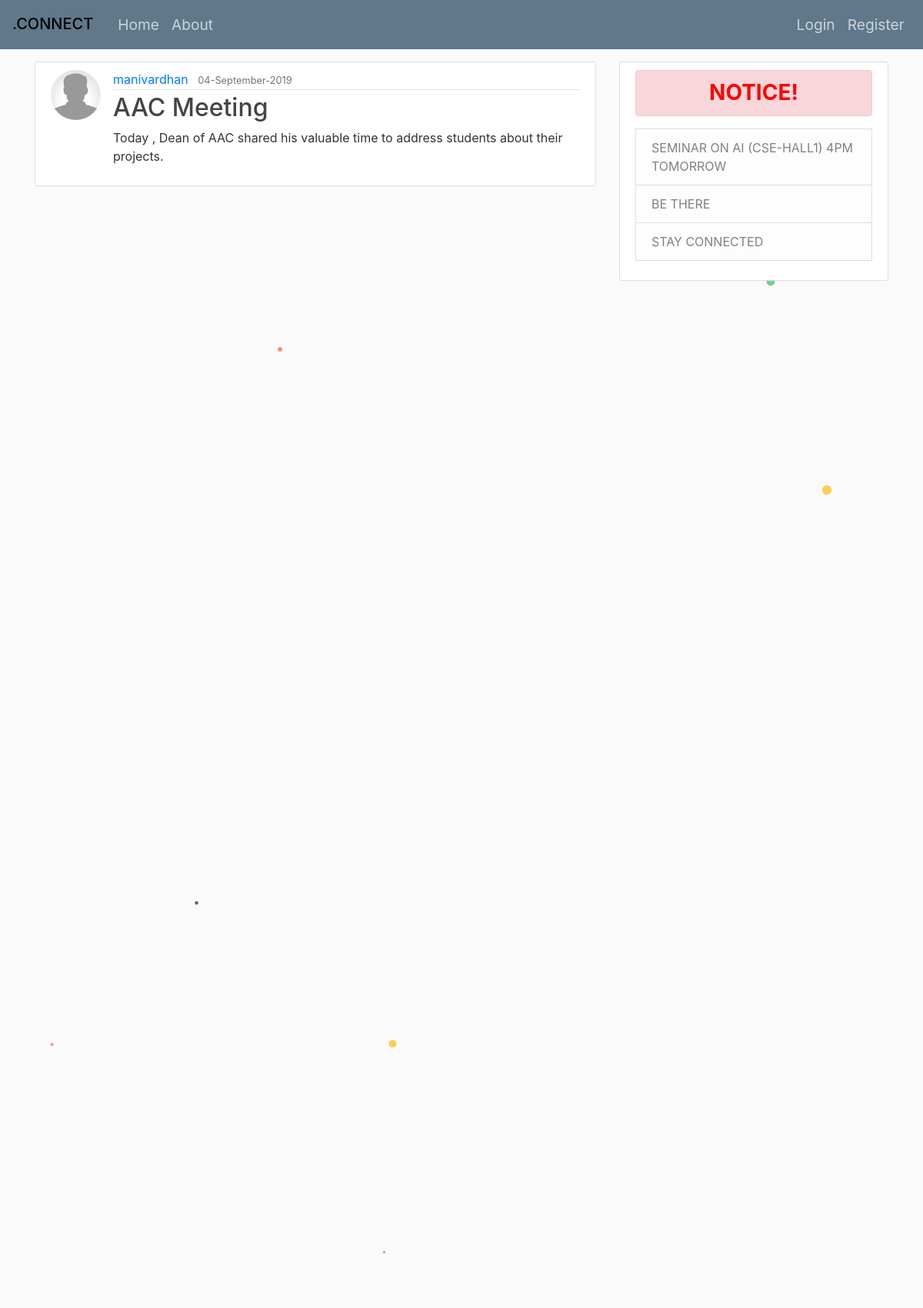
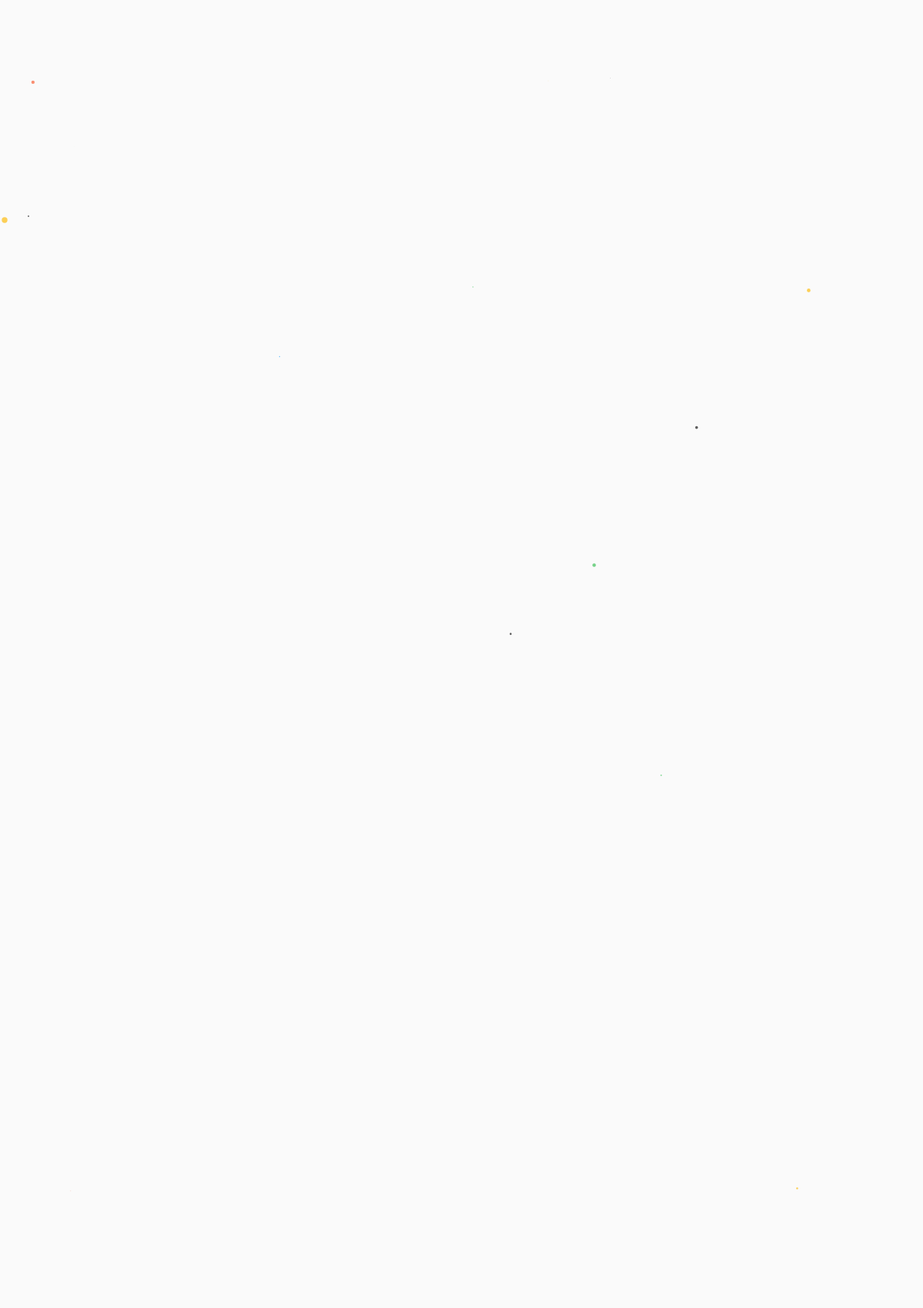
Page /post/6/ (upper part) on the committed database (2 pictures, top to bottom).
### blog/models.py (models this page shows, shortened)
class Post(models.Model):
	title = models.CharField(max_length=100)
	content = models.TextField()
	date_posted = models.DateTimeField(default=timezone.now)
	author = models.ForeignKey(User,on_delete=models.CASCADE)

### users/models.py (models this page shows, shortened)
class Profile(models.Model):
	user = models.OneToOneField(User,on_delete=models.CASCADE)
	image = models.ImageField(default='default.jpg',upload_to='profile_pics')

### blog/views.py (the view)
# urls.py: path('post/<int:pk>/', PostDetailView.as_view(),name='post-detail'),
class PostDetailView(DetailView):
	model = Post

### blog/templates/blog/post_detail.html (shortened to what this page needs)
{% extends "blog/base.html" %}
{% block content %}
	<article class="media content-section">
		<img class="rounded-circle article-img" src="{{ object.author.profile.image.url }}" >
		  <div class="media-body">
		    <div class="article-metadata">
		      <a class="mr-2" href="{% url 'user-posts' object.author.username %}">{{ object.author }}</a>
		      <small class="text-muted">{{ object.date_posted|date:"d-F-Y"}}</small>
		    </div>
		    <h2 class="article-title">{{ object.title }}</h2>
		    <p class="article-content">{{ object.content }}</p>
		  </div>
	</article>
{% endblock content %}

### blog/static/blog/main.css (style rules this page uses)
body { background: #fafafa; color: #333333; margin-top: 5rem; }
h1, h2, h3, h4, h5, h6 { color: #444444; }
.content-section { background: #ffffff; padding: 10px 20px; border: 1px solid #dddddd; border-radius: 3px; margin-bottom: 20px; }
.article-title { color: #444444; }
.article-content { white-space: pre-line; }
.article-img { height: 65px; width: 65px; margin-right: 16px; }
.article-metadata { padding-bottom: 1px; margin-bottom: 4px; border-bottom: 1px solid #e3e3e3 }

### rows in the picture
Post: author.profile.image (placeholder picture), author "manivardhan", date_posted "04-September-2019", title "AAC Meeting", content "Today , Dean of AAC shared his valuable time to address students about their projects."
